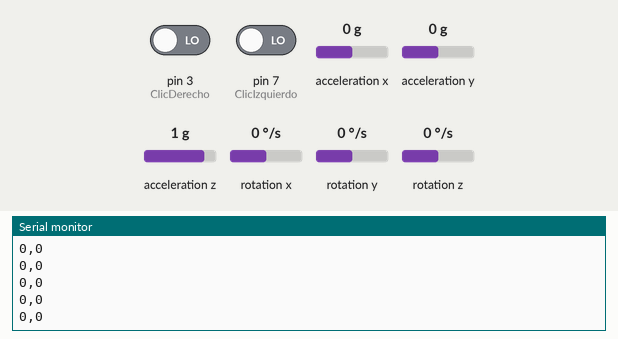
This sketch was run on a simulated Arduino Leonardo, built with avr-gcc and run on an emulated ATmega32U4. On the bench: the last lines printed to the serial monitor. The test bench sets the inputs (shaded band); at power-on: acceleration x 0 g, acceleration y 0 g, pin 3 (ClicDerecho) LOW, pin 7 (ClicIzquierdo) LOW, acceleration z 1 g, rotation x 0 °/s, rotation y 0 °/s, rotation z 0 °/s.

Above: at 1.2 s.
1.3 s: acceleration x set to -1.4 g
At 2.2 s:
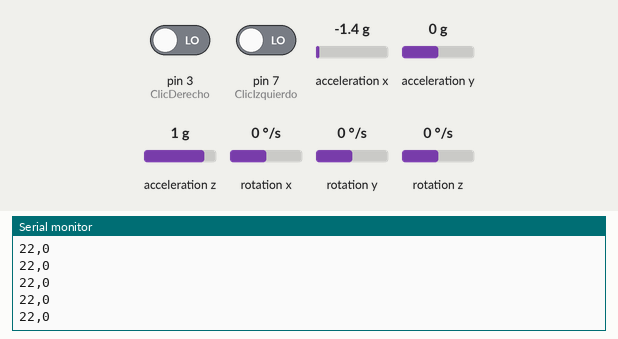
2.8 s: acceleration y set to -1.4 g
At 3.4 s:
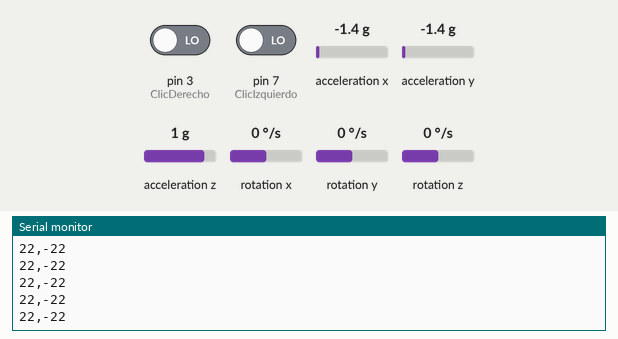
4.3 s: acceleration x set to -0.8 g
At 5.1 s:
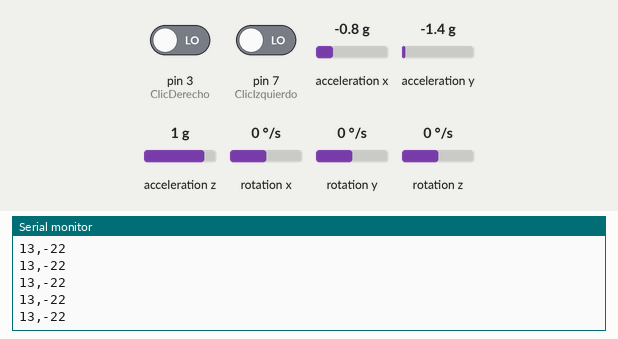
Timing chart, 0 to 7.3 s (numbered marks = the images above; inputs shaded):
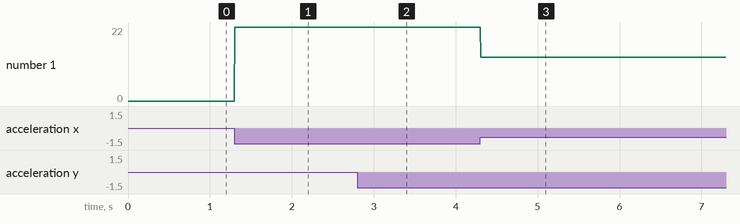

The sketch:

ACELEROMETRO_XY.ino
```cpp
#include <Wire.h>   //libreria comunicacion
#include <I2Cdev.h> //libreria comunicacion
#include <MPU6050.h>//Libreria acelerometro
#include <Mouse.h>  //libreria Mouse
MPU6050 mpu;        //declaramos el sensor
int ClicIzquierdo = 7;
int ClicDerecho = 3;
int botonIzquierdo = 0;
int botonDerecho = 0;
int16_t ax, ay, az, gx, gy, gz; //variables del sensor

void setup()
{
  Serial.begin(9600); //iniciamos comunicacion serial
  Wire.begin();
  pinMode(ClicIzquierdo, INPUT);
  pinMode(ClicDerecho, INPUT);
  mpu.initialize();   //Iniciamos acelerometro
  if (!mpu.testConnection()) { while (1); }
}

void loop() {
 mpu.getMotion6(&ax, &ay, &az, &gx, &gy, &gz); //obtenemos variables del sensor

 ax=-(ax/1000);    //ariba - abajo mapear monitor
 ay=(ay/1000);    //izquierda - derecha mapear monitor
 Serial.print(ax);
 Serial.print(",");
 Serial.println(ay);
 Mouse.move(ay, ax); //Enviamos coordenadas

  botonIzquierdo = digitalRead(ClicIzquierdo);
  botonDerecho = digitalRead(ClicDerecho);

 if (botonIzquierdo == HIGH)
 {
    Mouse.press(MOUSE_LEFT);
    delay(100);
    Mouse.release(MOUSE_LEFT);
    delay(200);
    }
  delay(1);
}
```

Measured:
- after the input at 1.3 s, the serial monitor: prints a new line at once (image 1)
- after the input at 2.8 s, the serial monitor: prints a new line at once (image 2)
- after the input at 4.3 s, the serial monitor: prints a new line at once (image 3)
- plotted number 1: 0 → 22 after the input at 1.3 s, 22 → 13 after the input at 4.3 s
